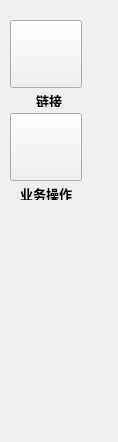
      <widget class="QWidget" name="page_31">
       <property name="geometry">
        <rect>
         <x>0</x>
         <y>0</y>
         <width>118</width>
         <height>442</height>
        </rect>
       </property>
       <attribute name="label">
        <string>混合协议</string>
       </attribute>
       <widget class="QLabel" name="label_9">
        <property name="geometry">
         <rect>
          <x>10</x>
          <y>94</y>
          <width>76</width>
          <height>13</height>
         </rect>
        </property>
        <property name="maximumSize">
         <size>
          <width>16777215</width>
          <height>40</height>
         </size>
        </property>
        <property name="font">
         <font>
          <pointsize>10</pointsize>
          <weight>75</weight>
          <bold>true</bold>
         </font>
        </property>
        <property name="frameShape">
         <enum>QFrame::NoFrame</enum>
        </property>
        <property name="text">
         <string>　　链接</string>
        </property>
        <property name="alignment">
         <set>Qt::AlignJustify|Qt::AlignVCenter</set>
        </property>
       </widget>
       <widget class="QPushButton" name="rdpOpIcon">
        <property name="geometry">
         <rect>
          <x>10</x>
          <y>113</y>
          <width>72</width>
          <height>68</height>
         </rect>
        </property>
        <property name="sizePolicy">
         <sizepolicy hsizetype="Maximum" vsizetype="Minimum">
          <horstretch>0</horstretch>
          <verstretch>0</verstretch>
         </sizepolicy>
        </property>
        <property name="text">
         <string/>
        </property>
        <property name="icon">
         <iconset>
          <normaloff>icons/inventory.ico</normaloff>icons/inventory.ico</iconset>
        </property>
        <property name="iconSize">
         <size>
          <width>60</width>
          <height>60</height>
         </size>
        </property>
       </widget>
       <widget class="QPushButton" name="connectRdpIcon">
        <property name="geometry">
         <rect>
          <x>10</x>
          <y>20</y>
          <width>72</width>
          <height>68</height>
         </rect>
        </property>
        <property name="sizePolicy">
         <sizepolicy hsizetype="Maximum" vsizetype="Maximum">
          <horstretch>0</horstretch>
          <verstretch>0</verstretch>
         </sizepolicy>
        </property>
        <property name="layoutDirection">
         <enum>Qt::LeftToRight</enum>
        </property>
        <property name="text">
         <string/>
        </property>
        <property name="icon">
         <iconset>
          <normaloff>icons/Link.ico</normaloff>icons/Link.ico</iconset>
        </property>
        <property name="iconSize">
         <size>
          <width>60</width>
          <height>60</height>
         </size>
        </property>
       </widget>
       <widget class="QLabel" name="label_121">
        <property name="geometry">
         <rect>
          <x>20</x>
          <y>187</y>
          <width>76</width>
          <height>13</height>
         </rect>
        </property>
        <property name="font">
         <font>
          <pointsize>10</pointsize>
          <weight>75</weight>
          <bold>true</bold>
         </font>
        </property>
        <property name="text">
         <string>业务操作</string>
        </property>
        <property name="alignment">
         <set>Qt::AlignJustify|Qt::AlignVCenter</set>
        </property>
       </widget>
      </widget>
